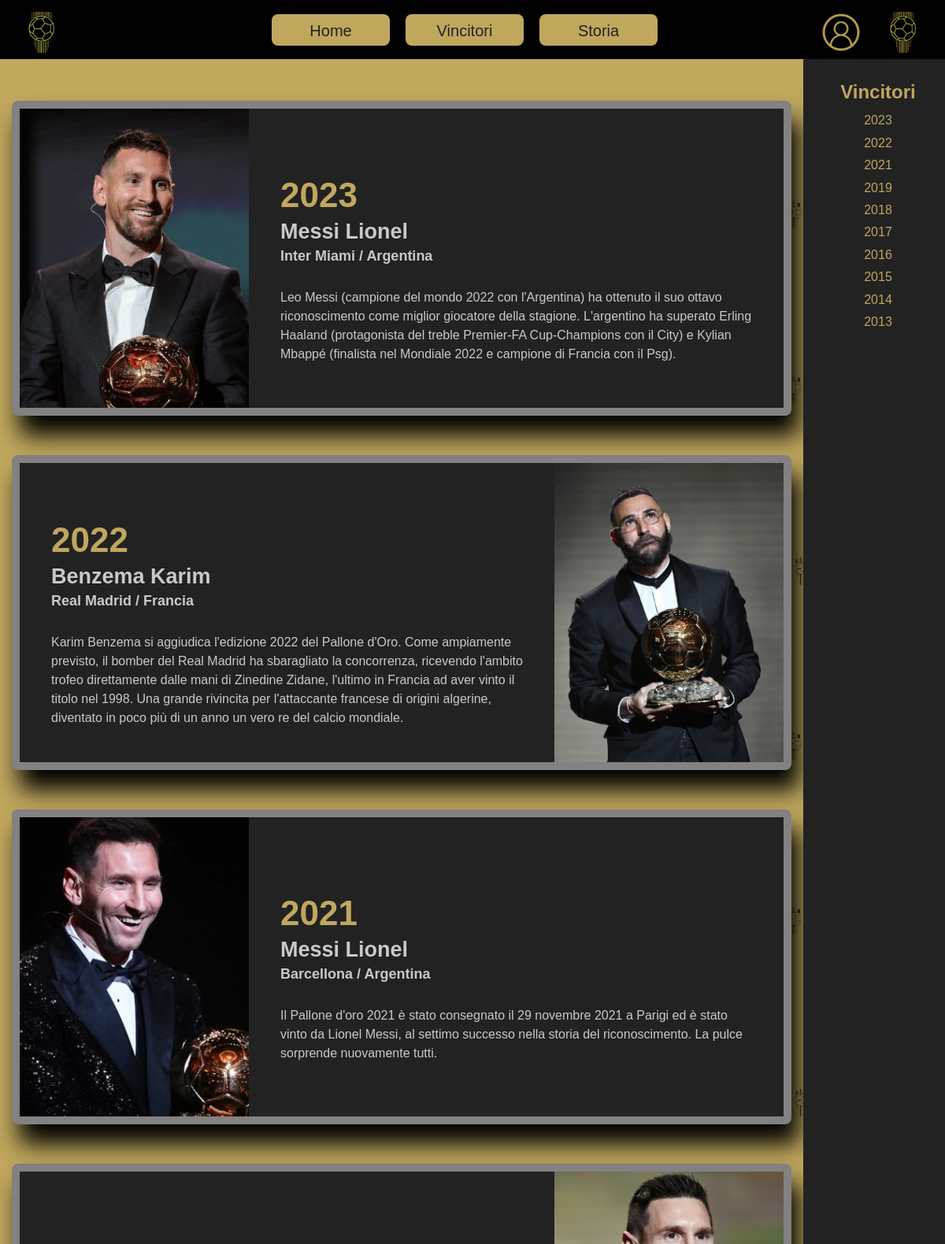
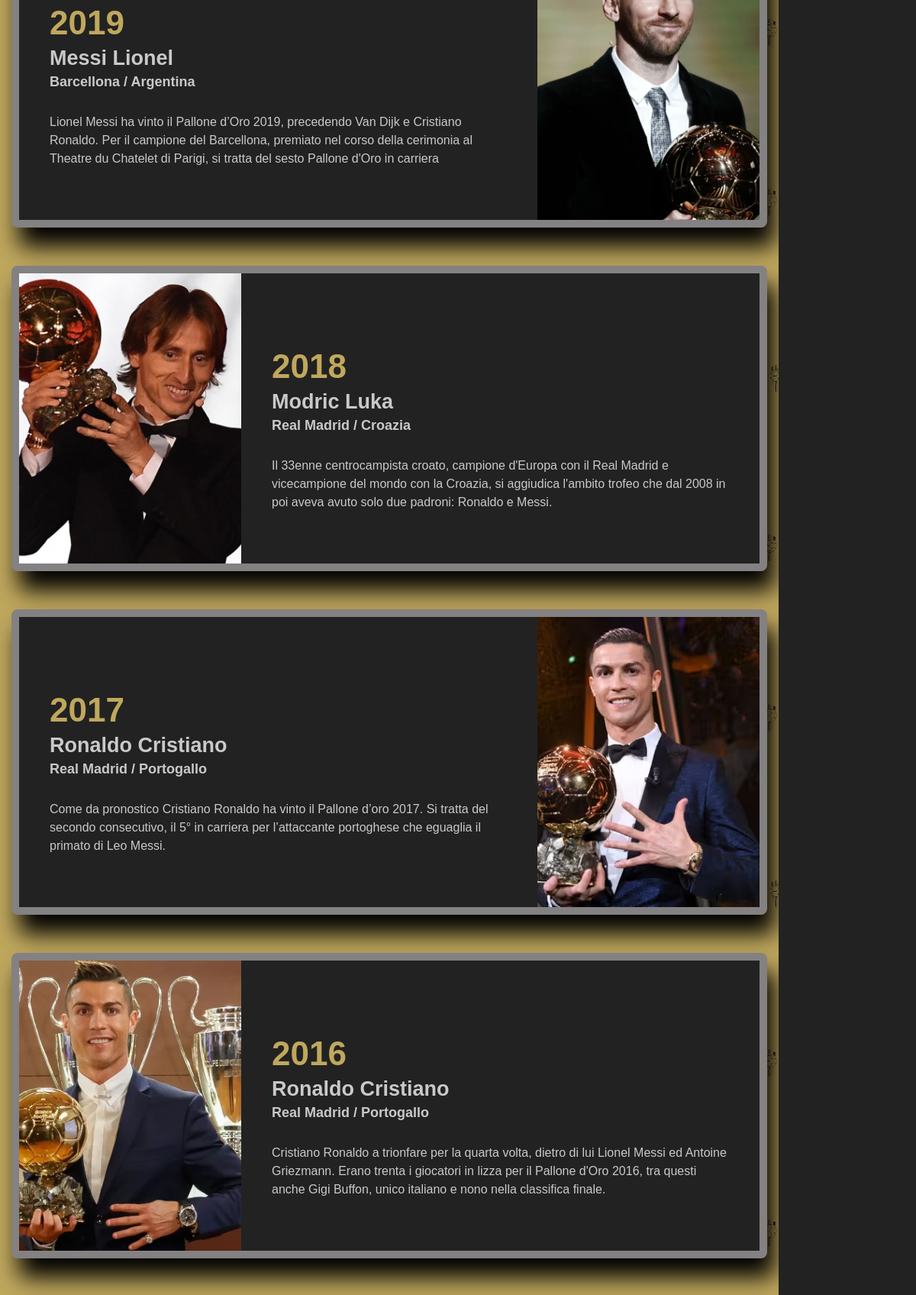
Screenshot of /pagine/giocatori.php (upper part) with the database file from the repository (2 pictures, top to bottom).
### tables this page shows
CREATE TABLE IF NOT EXISTS `edizioni` (
  `anno` char(50) NOT NULL,
  `id_giocatore` int(11) DEFAULT NULL,
  `foto` char(50) DEFAULT NULL,
  `squadra` varchar(50) DEFAULT NULL,
  `descrizione` text DEFAULT NULL,
  PRIMARY KEY (`anno`),
  KEY `FK_edizioni_giocatori` (`id_giocatore`),
  CONSTRAINT `FK_edizioni_giocatori` FOREIGN KEY (`id_giocatore`) REFERENCES `giocatori` (`id_giocatore`) ON UPDATE CASCADE
);

CREATE TABLE IF NOT EXISTS `giocatori` (
  `id_giocatore` int(11) NOT NULL AUTO_INCREMENT,
  `nome` char(50) DEFAULT NULL,
  `cognome` char(50) DEFAULT NULL,
  `testo` longtext DEFAULT NULL,
  `copertina` char(50) DEFAULT NULL,
  `banner` char(50) DEFAULT NULL,
  `vittorie` int(11) DEFAULT NULL,
  `soprannome` varchar(50) DEFAULT NULL,
  `squadra` char(50) DEFAULT NULL,
  `nazionalita` char(50) DEFAULT NULL,
  PRIMARY KEY (`id_giocatore`) USING BTREE
);

### pagine/giocatori.php (the view, shortened to what this page needs)
<!DOCTYPE html>
<html lang="it">
<head>
    <link rel="stylesheet" href="https://cdnjs.cloudflare.com/ajax/libs/normalize/8.0.1/normalize.min.css">
    <link rel="stylesheet" href="../style.css">
</head>
<body>
    <div class="page_container">
        <?php
            require('header.php');
        ?>
        <div style = 'height: 50px;'></div>
        <div class="centro-flex">
            <main>
                <?php
                    require('../db/connessionedb.php');
                    $sql = 'SELECT edizioni.foto, edizioni.anno, edizioni.id_giocatore, edizioni.squadra,
                                    edizioni.descrizione, giocatori.nome, giocatori.cognome, giocatori.nazionalita
                            FROM edizioni JOIN giocatori ON edizioni.id_giocatore = giocatori.id_giocatore
                            ORDER BY edizioni.anno DESC';
                    $ris = $conn->query($sql) or die ('<p> problema con query </p>');
                    $contatore = 0;
                    foreach($ris as $riga){
                        $foto = $riga['foto'];
                        $anno = $riga['anno'];
                        $id_giocatore = $riga['id_giocatore'];
                        $squadra = $riga['squadra'];
                        $descrizione = $riga['descrizione'];
                        $nome = $riga['nome'];
                        $cognome = $riga['cognome'];
                        $nazionalità = $riga['nazionalita'];
                        if($contatore % 2 == 0){
                            echo <<< EOD
                            <section class="banner" id="$anno">
                                <a href="scheda_giocatore.php?id_giocatore=$id_giocatore" class="banner__img">
                                    <div class="banner__img__filter"></div>
                                    <img src="../immagini/$foto" alt="">
                                </a>
                                <div class="banner__copy">
                                    <div class="banner__copy__text">
                                        <h3>$anno</h3>
                                        <h4>$cognome $nome</h4>
                                        <h5>$squadra / $nazionalità</h5>
                                        <p class="spaziatura_p">
                                            $descrizione
                                        </p>
                                    </div>
                                </div>
                            </section>
                            EOD;
                        }
                        else{
                            echo <<< EOD
                            <section class="banner" id="$anno">
                                <div class="banner__copy">
                                    <div class="banner__copy__text">
                                        <h3>$anno</h3>
                                        <h4>$cognome $nome</h4>
                                        <h5>$squadra / $nazionalità</h5>
                                        <p class="spaziatura_p">
                                            $descrizione
                                        </p>
                                    </div>
                                </div>
                                <a href="scheda_giocatore.php?id_giocatore=$id_giocatore" class="banner__img">
                                    <div class="banner__img__filter"></div>
                                    <img src="../immagini/$foto" alt="">
                                </a>
                            </section>
                            EOD;
                        }
                        $contatore ++;
                    }
                ?>
            </main>
            <div class="sidenav">
				<h2 class="sidenav__titolo">Vincitori</h2>
                <div class="separatore"></div>
                <?php
                    $sql = 'SELECT anno
                            FROM edizioni
                            ORDER BY anno DESC';
                    $ris = $conn->query($sql) or die ('<p> problema con query </p>');
                    echo '<ul>';
                    foreach($ris as $riga){
                        $anno = $riga['anno'];
                        echo "<a href='#$anno'><li>$anno</li></a>";
                    }
                ?>
			</div>
        </div>
    </div>
</body>
</html>

### pagine/header.php (shortened to what this page needs)
<?php
    if(basename($_SERVER['PHP_SELF']) == 'index.php'){
        echo <<< EOD
        <header class="w-100">
            <div class="header__logo1">
                <img src="immagini/logo.png" alt="Logo">
            </div>
            <nav>
                <div class="header__tenda">
                    <a href="index.php" class="header__tenda__li">Home</a>
                </div>
                <div class="header__tenda">
                    <a href="pagine/giocatori.php" class="header__tenda__li">Vincitori</a>
                </div>
                <div class="header__tenda">
                    <a href="pagine/storia.php" class="header__tenda__li">Storia</a>
                </div>
            </nav>
            <div class="header__logo2">
                <div class = "header__logo2__login">
                    <a href="pagine/login.php"><img src="immagini/login3.png" alt=""></a>
                </div>
                <img src="immagini/logo.png" alt="Logo">
            </div>
        </header>
        EOD;
    }
    else{
        echo <<< EOD
        <header class="w-100">
            <div class="header__logo1">
                <img src="../immagini/logo.png" alt="Logo">
            </div>
            <nav>
                <div class="header__tenda">
                    <a href="../index.php" class="header__tenda__li">Home</a>
                </div>
                <div class="header__tenda">
                    <a href="giocatori.php" class="header__tenda__li">Vincitori</a>
                </div>
                <div class="header__tenda">
                    <a href="storia.php" class="header__tenda__li">Storia</a>
                </div>
            </nav>
            <div class="header__logo2">
            <div class = "header__logo2__login">
                <a href="login.php"><img src="../immagini/login3.png" alt=""></a>
            </div>
                <img src="../immagini/logo.png" alt="Logo">
            </div>
        </header>
        EOD;
    }
?>

### style.css (style rules this page uses)
* { box-sizing: border-box; }
html, body { padding: 0; margin: 0; height: 100%; }
.page_container { margin: auto; }
.w-100 { width: 100%; }
body { background-image: url(immagini/sfondo-quiz-oro.png); font-family: Arial, Helvetica, sans-serif; }
header { background-color:black; display: flex; justify-content: space-between; height: 75px; padding: 0px 15px; position: fixed; z-index: 100; }
.header__logo1, .header__logo2 { height: 75px;padding: 5px; width: 15%; }
.header__logo2 { display: flex; justify-content: flex-end; }
.header__logo2__login { padding-right: 20px; }
.header__logo1 img, .header__logo2 img { height: 80%; margin-top: 10px; }
nav { display: flex; height: 40px; margin: auto; }
.header__tenda { display: flex; flex-wrap: wrap; margin-right: 20px; border-radius: 8px; background-color: #bfa75d; }
.header__tenda__li { height: 100%; padding: 10px; color: #222222; text-decoration: none; font-size: 20px; width: 150px; text-align: center; transition: all 0.3s; }
.separatore { height: 50px; }
h1, h2, .intro { text-align: center; }
h3 { margin-bottom: 0; }
.spaziatura_p { line-height: 1.5; }
.banner { display: flex; height: 400px; flex-wrap: nowrap; margin: 50px 5px; background: #222222; border: 10px solid #838181; border-radius: 8px; box-shadow: 10px 25px 30px black; }
.banner__img { display: block; height: 100%; width: 30%; }
.banner__img img { height: 100%; width: 100%; object-fit: cover; }
.banner__copy { width: 70%; display: flex; align-items: center; padding: 10px; color: #c9c9c9; }
.banner__copy__text { padding:30px; }
.banner__copy__text h3 { font-size: 44px;margin-bottom:0; color: #bfa75d; }
.banner__copy__text h4 { font-size: 27px;margin: 5px 0 }
.banner__copy__text h5 { font-size: 18px;margin-top: 0; }
.centro-flex { display: flex; flex-wrap: nowrap; align-items: stretch; }
.sidenav { width: 15%;padding: 5px; background: #222222; }
.sidenav__titolo { position: fixed; padding: 10px; }
.sidenav ul { list-style-type: none; position: fixed; width: 15% }
.sidenav li { padding: 5px 0px; margin: 0 60px ;color: #bfa75d; text-align: center; }
.sidenav ul { padding-left: 0px; }
.sidenav a { text-decoration: none; color: black; }
.sidenav h2 { color: #bfa75d; text-align: center; width: 15%; }
main { width: 85%; padding: 10px; }

### rows the page displays
edizioni: foto (picture), anno "2023", id_giocatore.cognome "Messi", id_giocatore.nome "Lionel", squadra "Inter Miami", id_giocatore.nazionalita "Argentina", descrizione "Leo Messi (campione del mondo 2022 con l'Argentina) ha ottenuto il suo ottavo riconoscimento come miglior giocatore della stagione. L'argentino ha superato Erling Haaland (protagonista del treble Premier-FA Cup-Champions con il City) e Kylian Mbappé (finalista nel Mondiale 2022 e campione di Francia con il Psg)."
edizioni: anno "2022", id_giocatore.cognome "Benzema", id_giocatore.nome "Karim", squadra "Real Madrid", id_giocatore.nazionalita "Francia", descrizione "Karim Benzema si aggiudica l'edizione 2022 del Pallone d'Oro. Come ampiamente previsto, il bomber del Real Madrid ha sbaragliato la concorrenza, ricevendo l'ambito trofeo direttamente dalle mani di Zinedine Zidane, l'ultimo in Francia ad aver vinto il titolo nel 1998. Una grande rivincita per l'attaccante francese di origini algerine, diventato in poco più di un anno un vero re del calcio mondiale.", foto (picture)
edizioni: foto (picture), anno "2021", id_giocatore.cognome "Messi", id_giocatore.nome "Lionel", squadra "Barcellona", id_giocatore.nazionalita "Argentina", descrizione "Il Pallone d'oro 2021 è stato consegnato il 29 novembre 2021 a Parigi ed è stato vinto da Lionel Messi, al settimo successo nella storia del riconoscimento. La pulce sorprende nuovamente tutti."
edizioni: anno "2019", id_giocatore.cognome "Messi", id_giocatore.nome "Lionel", squadra "Barcellona", id_giocatore.nazionalita "Argentina", descrizione "Lionel Messi ha vinto il Pallone d’Oro 2019, precedendo Van Dijk e Cristiano Ronaldo. Per il campione del Barcellona, premiato nel corso della cerimonia al Theatre du Chatelet di Parigi, si tratta del sesto Pallone d'Oro in carriera", foto (picture)
edizioni: foto (picture), anno "2018", id_giocatore.cognome "Modric", id_giocatore.nome "Luka", squadra "Real Madrid", id_giocatore.nazionalita "Croazia", descrizione "Il 33enne centrocampista croato, campione d'Europa con il Real Madrid e vicecampione del mondo con la Croazia, si aggiudica l'ambito trofeo che dal 2008 in poi aveva avuto solo due padroni: Ronaldo e Messi."
edizioni: anno "2017", id_giocatore.cognome "Ronaldo", id_giocatore.nome "Cristiano", squadra "Real Madrid", id_giocatore.nazionalita "Portogallo", descrizione "Come da pronostico Cristiano Ronaldo ha vinto il Pallone d’oro 2017. Si tratta del secondo consecutivo, il 5° in carriera per l’attaccante portoghese che eguaglia il primato di Leo Messi.", foto (picture)
edizioni: foto (picture), anno "2016", id_giocatore.cognome "Ronaldo", id_giocatore.nome "Cristiano", squadra "Real Madrid", id_giocatore.nazionalita "Portogallo", descrizione "Cristiano Ronaldo a trionfare per la quarta volta, dietro di lui Lionel Messi ed Antoine Griezmann. Erano trenta i giocatori in lizza per il Pallone d'Oro 2016, tra questi anche Gigi Buffon, unico italiano e nono nella classifica finale."
edizioni: anno "2015"
edizioni: anno "2014"
edizioni: anno "2013"
